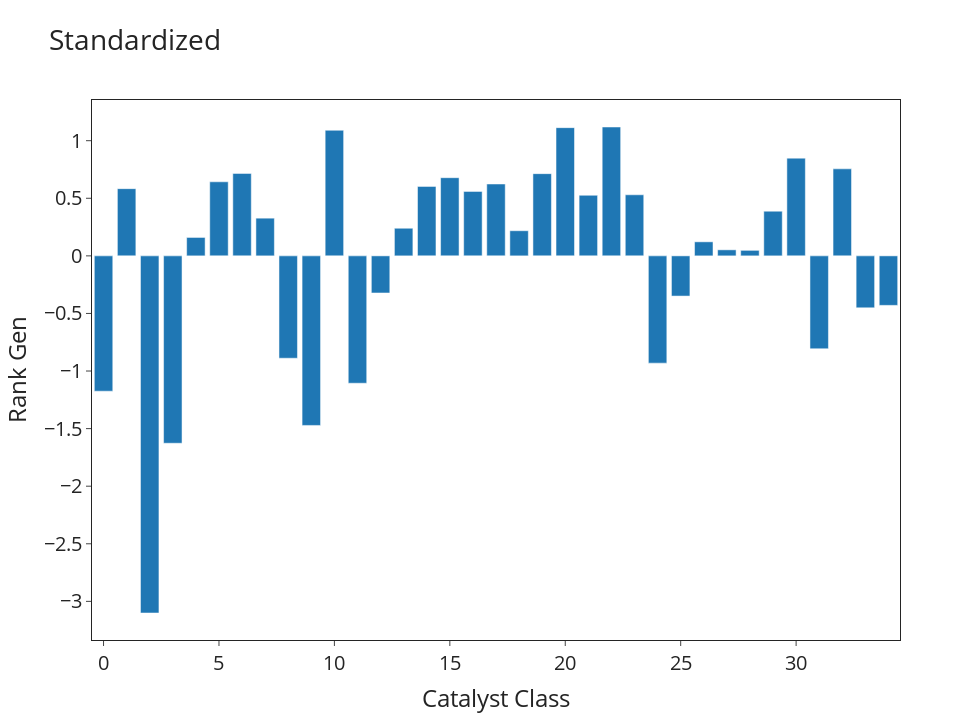

The code cell stored with this chart in its notebook:
### Code cell
df_ee["Normalized_rank"]= 0


df_ee['Normalized_rank'] = (
    df_ee.groupby('Reaction')['ee'].transform(lambda g: (g-g.mean())/g.std())
)
mean_quant = df_ee.groupby(['ID'])['Normalized_rank'].mean()
print(mean_rank)

fig = px.bar(x=mean_quant.index, y=mean_quant,
                labels={'x':'Catalyst Class', 'y':'Rank Gen'}, title='Standardized',
                template='simple_white',
                width=980, height=720,
                )

fig.update_xaxes(mirror=True)
fig.update_yaxes(mirror=True)

fig.update_layout(
    font_size=20,
)

fig.show()
print(mean_quant.sort_values())
mean_rank.sort_values()
NEWDF = pd.DataFrame()
NEWDF['Normalized_rank']= df_ee['Normalized_rank']
NEWDF['Reaction']= df_ee['Reaction']

### Figure 1 — Plotly figure (JSON) as saved in the notebook; plotly's stock layout.template omitted (floating-point values rounded to 4 significant figures)
{"data": [{"alignmentgroup": "True", "hovertemplate": "Catalyst Class=%{x}<br>Rank Gen=%{y}<extra></extra>", "legendgroup": "", "marker": {"color": "#1F77B4", "pattern": {"shape": ""}}, "name": "", "offsetgroup": "", "orientation": "v", "showlegend": false, "textposition": "auto", "type": "bar", "x": [0, 1, 2, 3, 4, 5, 6, 7, 8, 9, 10, 11, 12, 13, 14, 15, 16, 17, 18, 19, 20, 21, 22, 23, 24, 25, 26, 27, 28, 29, 30, 31, 32, 33, 34], "xaxis": "x", "y": [-1.175, 0.5836, -3.101, -1.627, 0.16, 0.6431, 0.716, 0.3273, -0.8888, -1.472, 1.091, -1.106, -0.3223, 0.2399, 0.6032, 0.6787, 0.5599, 0.624, 0.2182, 0.7139, 1.113, 0.526, 1.119, 0.5303, -0.9315, -0.3491, 0.1219, 0.05236, 0.04793, 0.3876, 0.8486, -0.8068, 0.7557, -0.4515, -0.4299], "yaxis": "y"}], "layout": {"barmode": "relative", "font": {"size": 20}, "height": 720, "legend": {"tracegroupgap": 0}, "title": {"text": "Standardized"}, "width": 980, "xaxis": {"anchor": "y", "domain": [0, 1], "mirror": true, "title": {"text": "Catalyst Class"}}, "yaxis": {"anchor": "x", "domain": [0, 1], "mirror": true, "title": {"text": "Rank Gen"}}}}
